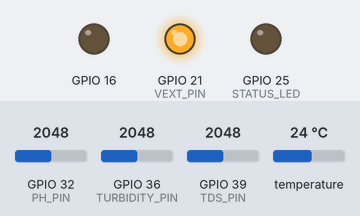
Bench run of a sketch on a simulated ESP32. Shown: output pins drawn as LEDs (lit = HIGH). The test bench sets the inputs (shaded band); at power-on: GPIO 32 (PH_PIN) = 2048, GPIO 36 (TURBIDITY_PIN) = 2048, GPIO 39 (TDS_PIN) = 2048, temperature 24 °C (analog values on the 0–4095 scale). No radio packets arrive unless stated; what the sketch prints to the serial monitor is not drawn.

Above: at 0.9 s.
Timing chart, 0 to 19.9 s (numbered marks = the images above):
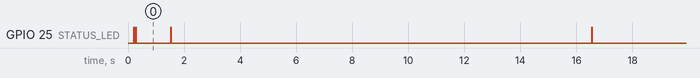

The sketch:

river_node_tx.ino
```cpp
/*
 * =====================================================================================
 * Agosense / WaQuaCast: Low-Power River Sensor Node (LoRa Transmitter)
 * Hardware: Heltec WiFi LoRa 32 V2 (ESP32 + SX1276)
 *
 * Power Optimization:
 * - OLED display completely disabled and unpowered (Vext cut) to save 25-35mA
 * - Minimalist 10ms LED pulse on packet transmission
 * - Configurable Deep-Sleep timer between measurement intervals
 *
 * Monitored Parameters:
 * 1. pH (Analog pH probe on GPIO 35)
 * 2. Temperature (Dallas DS18B20 1-Wire on GPIO 17)
 * 3. Turbidity (DFRobot / Analog Turbidity on GPIO 36 with 10k:15k voltage divider)
 * 4. Total Dissolved Solids - TDS (DFRobot Gravity TDS on GPIO 39)
 *
 * RF Output:
 * - LoRa 915 MHz broadcast with RF connectivity markers (seq, batt_v, tx_pwr, sf, bw)
 * =====================================================================================
 */

#include <OneWire.h>
#include <DallasTemperature.h>
#include <SPI.h>
#include <LoRa.h>

// Node Hardware Identifier (Location/Station is assigned dynamically by Map Pin in Web App)
const int NODE_NUM = 1; // Unique hardware ID of this physical sensor node

// Heltec Onboard Status LED (GPIO 25)
#define STATUS_LED 25

// Vext Control Pin on Heltec V2 (GPIO 21 controls the external 3.3V rail powering OLED)
#define VEXT_PIN 21

// Transmission interval
const unsigned long TX_INTERVAL_MS = 15000; // 15 seconds (or configure for deep sleep)
unsigned long lastTxTime = 0;
RTC_DATA_ATTR unsigned long bootCount = 0; // Preserved across deep sleep reboots

// ==========================================
// 2. HELTEC LORA PIN DEFINITIONS (V2)
// ==========================================
#define LORA_SCK     5
#define LORA_MISO    19
#define LORA_MOSI    27
#define LORA_SS      18
#define LORA_RST     14
#define LORA_DIO0    26

#define LORA_BAND    915E6  // Philippines AS923 / 915MHz
#define TX_POWER     17     // dBm (14-20)
#define SPREAD_FACTOR 9     // SF7 to SF12
#define SIGNAL_BW    125E3  // 125 kHz
#define CODING_RATE  7      // 4/7

// ==========================================
// 3. SENSOR PIN DEFINITIONS & CONSTANTS
// ==========================================
// Turbidity Sensor (GPIO 36)
// Voltage Divider: AOUT --[10k]--+--[15k]-- GND -> GPIO 36
#define TURBIDITY_PIN 36
const float TURB_R1 = 10000.0;
const float TURB_R2 = 15000.0;
const float TURB_DIVIDER_RATIO = (TURB_R1 + TURB_R2) / TURB_R2; // 25/15 = 1.6667

// DS18B20 Water Temperature Sensor (GPIO 17 with 4.7k pull-up)
#define TEMP_PIN 17
OneWire oneWire(TEMP_PIN);
DallasTemperature tempSensor(&oneWire);

// TDS Sensor (GPIO 39 - Direct op-amp conditioned 0-2.3V output)
#define TDS_PIN 39
#define VREF 3.3
#define ADC_MAX 4095.0

// pH Sensor (GPIO 32 - ADC1 Channel 4, clean high impedance)
#define PH_PIN 32
float pH_intercept = 7.00;
float pH_slope = -5.70;

// Heltec Onboard Battery Monitoring Pin (GPIO 37)
#define VBAT_PIN 37

// Sampling settings
const int NUM_SAMPLES = 25;

// ==========================================
// HELPER FUNCTIONS
// ==========================================

// Fast bubble sort for rolling median spike rejection
void sortArray(int a[], int size) {
  for (int i = 0; i < size - 1; i++) {
    for (int j = 0; j < size - i - 1; j++) {
      if (a[j] > a[j + 1]) {
        int temp = a[j];
        a[j] = a[j + 1];
        a[j + 1] = temp;
      }
    }
  }
}

// Median filtering to eliminate spurious ADC spikes
int getMedianADC(int pin, int samples) {
  int readings[samples];
  for (int i = 0; i < samples; i++) {
    readings[i] = analogRead(pin);
    delay(4);
  }
  sortArray(readings, samples);
  return readings[samples / 2];
}

// Brief status LED flash (15ms) - minimal power consumption
void flashLED(int count = 1) {
  for (int i = 0; i < count; i++) {
    digitalWrite(STATUS_LED, HIGH);
    delay(15);
    digitalWrite(STATUS_LED, LOW);
    if (count > 1) delay(60);
  }
}

// Power management: disable OLED power rail to eliminate idle drain
void disableOLEDHardware() {
  // On Heltec WiFi LoRa 32 V2:
  // Vext (GPIO 21) = HIGH turns OFF the external 3.3V rail that powers the OLED
  pinMode(VEXT_PIN, OUTPUT);
  digitalWrite(VEXT_PIN, HIGH);

  // Set OLED RST pin to LOW to prevent backpowering
  pinMode(16, OUTPUT);
  digitalWrite(16, LOW);
}

// ==========================================
// ARDUINO SETUP
// ==========================================
void setup() {
  Serial.begin(115200);
  delay(200);
  Serial.println("\n--- Agosense River Node (Low Power Mode) ---");

  // 1. Cut power to OLED display hardware
  disableOLEDHardware();

  // 2. Initialize Status LED
  pinMode(STATUS_LED, OUTPUT);
  flashLED(2); // Double flash on boot

  // 3. Configure ADC pins
  analogReadResolution(12); // 0-4095
  analogSetPinAttenuation(TURBIDITY_PIN, ADC_11db); // ~0-3.3V range
  analogSetPinAttenuation(TDS_PIN, ADC_11db);
  analogSetPinAttenuation(PH_PIN, ADC_11db);
  analogSetPinAttenuation(VBAT_PIN, ADC_11db);

  // 4. Initialize Temperature Sensor
  tempSensor.begin();

  // 5. Initialize LoRa SPI
  SPI.begin(LORA_SCK, LORA_MISO, LORA_MOSI, LORA_SS);
  LoRa.setPins(LORA_SS, LORA_RST, LORA_DIO0);

  Serial.print("Initializing LoRa on ");
  Serial.print(LORA_BAND / 1E6);
  Serial.println(" MHz...");

  if (!LoRa.begin(LORA_BAND)) {
    Serial.println("ERROR: LoRa init failed! Check wiring or board model.");
    while (1) {
      flashLED(3); // Triple flash error code
      delay(1000);
    }
  }

  LoRa.setTxPower(TX_POWER);
  LoRa.setSpreadingFactor(SPREAD_FACTOR);
  LoRa.setSignalBandwidth(SIGNAL_BW);
  LoRa.setCodingRate4(CODING_RATE);
  LoRa.enableCrc();

  Serial.println("LoRa Transceiver Ready. Running headless (No OLED) for power conservation.");
}

// ==========================================
// ARDUINO MAIN LOOP
// ==========================================
void loop() {
  unsigned long now = millis();
  if (now - lastTxTime >= TX_INTERVAL_MS || lastTxTime == 0) {
    lastTxTime = now;
    bootCount++;

    // 1. Read DS18B20 Water Temperature
    tempSensor.requestTemperatures();
    float tempC = tempSensor.getTempCByIndex(0);
    bool tempValid = (tempC != DEVICE_DISCONNECTED_C && tempC > -50.0 && tempC < 85.0);
    float compensationTemp = tempValid ? tempC : 25.0;

    // 2. Read Turbidity (Calibrated baseline: Distilled water = 3.45V -> 0 NTU)
    int turbRaw = getMedianADC(TURBIDITY_PIN, NUM_SAMPLES);
    float turbAdcVoltage = (turbRaw / ADC_MAX) * VREF;
    float turbSensorVoltage = turbAdcVoltage * TURB_DIVIDER_RATIO;

    const float TURB_CLEAR_VOLTAGE = 3.45;
    float turbNormVoltage = turbSensorVoltage * (4.15 / TURB_CLEAR_VOLTAGE);
    if (turbNormVoltage > 4.15) turbNormVoltage = 4.15;

    float turbidityNTU = 0.0;
    if (turbNormVoltage < 4.15) {
      turbidityNTU = -1120.4 * pow(turbNormVoltage, 2) + 5742.3 * turbNormVoltage - 4352.9;
    }
    if (turbidityNTU < 0.0 || turbSensorVoltage >= TURB_CLEAR_VOLTAGE) turbidityNTU = 0.0;

    // 3. Read TDS with Temperature Compensation (Eq. 2 from Math Framework)
    int tdsRaw = getMedianADC(TDS_PIN, NUM_SAMPLES);
    float tdsAdcVoltage = (tdsRaw / ADC_MAX) * VREF;
    float tempCompensationFactor = 1.0 + 0.02 * (compensationTemp - 25.0);
    float compensatedTdsVoltage = tdsAdcVoltage / tempCompensationFactor;

    // Calibrated with 1382 ppm standard solution (fine-tuned K_factor = 1.620)
    const float TDS_CALIBRATION_FACTOR = 1.620;
    float tdsPPM = ((133.42 * pow(compensatedTdsVoltage, 3)
                  - 255.86 * pow(compensatedTdsVoltage, 2)
                  + 857.39 * compensatedTdsVoltage) * 0.5) * TDS_CALIBRATION_FACTOR;
    if (tdsPPM < 0) tdsPPM = 0;

    // 4. Read pH Probe (Calibrated with buffer 7.00 @ 1.415V and buffer 4.01 @ 1.950V)
    int phRaw = getMedianADC(PH_PIN, NUM_SAMPLES);
    float phAdcVoltage = (phRaw / ADC_MAX) * VREF;
    const float PH_NEUTRAL_VOLTAGE = 1.415;
    const float PH_SLOPE = -5.589;
    float phVal = 7.00 + ((phAdcVoltage - PH_NEUTRAL_VOLTAGE) * PH_SLOPE);
    if (phVal < 0) phVal = 0;
    if (phVal > 14) phVal = 14.0;

    // 5. Battery / Power Monitoring
    // Node is powered by a 7.4V (2S) battery running through a 5V buck converter into USB.
    // Transmits 5.00V (regulated buck rail) until a dedicated 2S resistor divider (100k:33k on GPIO 34) is connected.
    float battVoltage = 5.00;

    // 6. Build LoRa JSON Telemetry with Network Markers (Site/Location dynamically tagged by Map Pin)
    String payload = "{";
    payload += "\"node\":" + String(NODE_NUM) + ",";
    payload += "\"seq\":" + String(bootCount) + ",";
    payload += "\"uptime\":" + String(millis() / 1000) + ",";
    payload += "\"temp\":" + String(tempValid ? tempC : 25.0, 2) + ",";
    payload += "\"ph\":" + String(phVal, 2) + ",";
    payload += "\"turb_v\":" + String(turbSensorVoltage, 3) + ",";
    payload += "\"turb_ntu\":" + String(turbidityNTU, 1) + ",";
    payload += "\"tds\":" + String(tdsPPM, 1) + ",";
    payload += "\"batt_v\":" + String(battVoltage, 2) + ",";
    payload += "\"tx_pwr\":" + String(TX_POWER) + ",";
    payload += "\"sf\":" + String(SPREAD_FACTOR) + ",";
    payload += "\"bw\":" + String((int)(SIGNAL_BW / 1E3)) + ",";
    payload += "\"cr\":7";
    payload += "}";

    // 7. Transmit LoRa Packet
    Serial.print("[TX #" + String(bootCount) + "] Broadcast: ");
    Serial.println(payload);

    LoRa.beginPacket();
    LoRa.print(payload);
    bool txOk = LoRa.endPacket();

    if (txOk) {
      Serial.println(" -> Packet broadcast successfully.");
      flashLED(1); // 15ms pulse to confirm packet sent
    } else {
      Serial.println(" -> ERROR: LoRa transmission failed!");
      flashLED(2); // Double blink on failure
    }
  }

  delay(20);
}
```

Measured:
- by itself, GPIO 25 (STATUS_LED): goes LOW 0.06 s, HIGH 0.02 s, LOW 1.2 s, 8 × (HIGH 0.02 s, LOW 15.0 s), HIGH 0.02 s, then LOW
